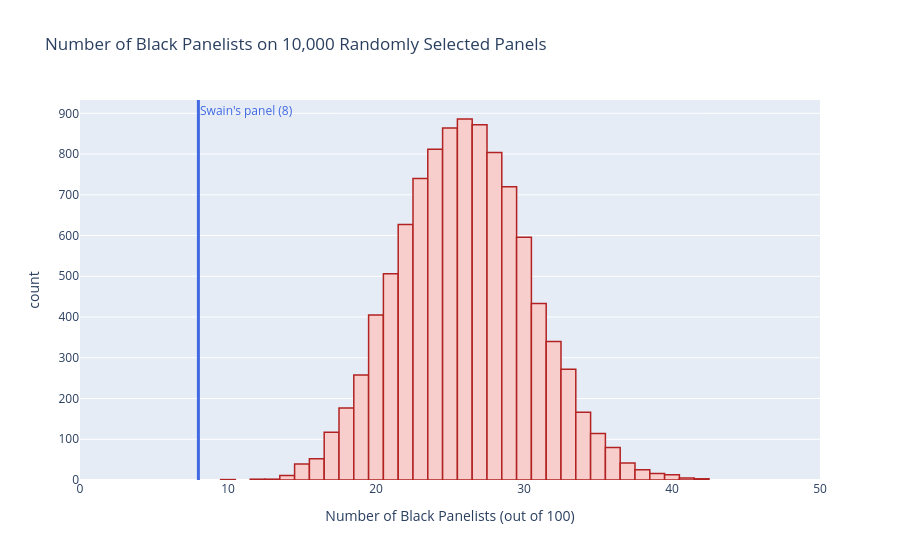

This figure's notebook cell:
### Markdown cell above
**What does this histogram tell us?**

* This is what the **model of random selection predicts**. If panels really were chosen at random, these are the kinds of counts we'd see.
* The counts are centered around 26, as we'd expect: 26% of 100 is 26.
* There's variation (i.e., sample error), but most simulated panels had somewhere between roughly 15 and 40 Black panelists.

Now let's add the real data: Robert Swain's panel had **8** Black panelists.

### Code cell
observed_count = 8

fig = px.histogram(simulated_counts,
                   title = "Number of Black Panelists on 10,000 Randomly Selected Panels",
                   labels = {"value":"Number of Black Panelists (out of 100)"},
                   range_x = [0, 50],
                   height = 550)

fig.update_traces(showlegend = False,
                  marker_color = "#F8CECC",
                  marker_line_color = "firebrick",
                  marker_line_width = 1.5)

fig.add_vline(x = observed_count,
              line_width = 3,
              line_dash = "solid",
              line_color = "royalblue",
              annotation_text = "Swain's panel (8)",
              annotation_position = "top right",
              annotation_font_color = "royalblue")

### Figure 1 — Plotly figure (JSON) as saved in the notebook; plotly's stock layout.template omitted (floating-point values rounded to 4 significant figures; data arrays with more than 128 entries replaced by an {"elided": "..."} marker saying what was removed)
{"data": [{"alignmentgroup": "True", "bingroup": "x", "hovertemplate": "variable=0<br>Number of Black Panelists (out of 100)=%{x}<br>count=%{y}<extra></extra>", "legendgroup": "0", "marker": {"color": "#F8CECC", "line": {"color": "firebrick", "width": 1.5}, "pattern": {"shape": ""}}, "name": "0", "offsetgroup": "0", "orientation": "v", "showlegend": false, "type": "histogram", "x": {"elided": "10000 int values"}, "xaxis": "x", "yaxis": "y"}], "layout": {"annotations": [{"font": {"color": "royalblue"}, "showarrow": false, "text": "Swain's panel (8)", "x": 8, "xanchor": "left", "xref": "x", "y": 1, "yanchor": "top", "yref": "y domain"}], "autosize": true, "barmode": "relative", "legend": {"title": {"text": "variable"}, "tracegroupgap": 0}, "shapes": [{"line": {"color": "royalblue", "dash": "solid", "width": 3}, "type": "line", "x0": 8, "x1": 8, "xref": "x", "y0": 0, "y1": 1, "yref": "y domain"}], "title": {"text": "Number of Black Panelists on 10,000 Randomly Selected Panels"}, "xaxis": {"anchor": "y", "domain": [0, 1], "range": [0, 50], "title": {"text": "Number of Black Panelists (out of 100)"}, "type": "linear"}, "yaxis": {"anchor": "x", "autorange": true, "domain": [0, 1], "range": [0, 932.6], "title": {"text": "count"}}}}
